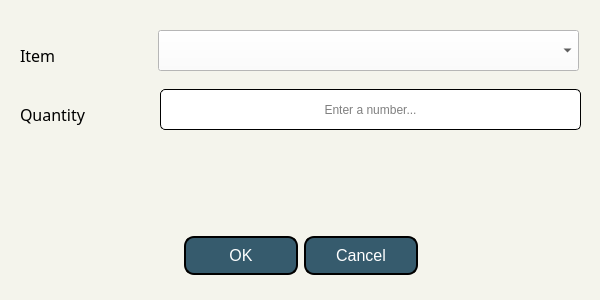
<?xml version="1.0" encoding="UTF-8"?>
<ui version="4.0">
 <class>decWastage</class>
 <widget class="QDialog" name="decWastage">
  <property name="geometry">
   <rect>
    <x>0</x>
    <y>0</y>
    <width>600</width>
    <height>300</height>
   </rect>
  </property>
  <property name="windowTitle">
   <string>Wastage</string>
  </property>
  <property name="styleSheet">
   <string notr="true">background-color: #f4f4ec;</string>
  </property>
  <widget class="QDialogButtonBox" name="buttonBox">
   <property name="geometry">
    <rect>
     <x>10</x>
     <y>230</y>
     <width>581</width>
     <height>51</height>
    </rect>
   </property>
   <property name="styleSheet">
    <string notr="true">QPushButton{
	background: #365b6d;
	color: white;
	border-style: outset;
	border-width: 2px;
	border-radius:10px;
	border-color: black;
	padding: 5px;
	height: 25px;
	width: 100px;
	font-size: 16px;
}
QPushButton:hover {
    background-color: #53786d;
	border: 2px solid black;
}
QPushButton:pressed {
    border-style: inset;
    background-color: #365b6d;
}</string>
   </property>
   <property name="orientation">
    <enum>Qt::Horizontal</enum>
   </property>
   <property name="standardButtons">
    <set>QDialogButtonBox::Cancel|QDialogButtonBox::Ok</set>
   </property>
   <property name="centerButtons">
    <bool>true</bool>
   </property>
  </widget>
  <widget class="QLineEdit" name="teAmount">
   <property name="geometry">
    <rect>
     <x>160</x>
     <y>89</y>
     <width>421</width>
     <height>41</height>
    </rect>
   </property>
   <property name="styleSheet">
    <string notr="true">background: white;
border: 1px solid black;
border-radius: 5px;</string>
   </property>
   <property name="alignment">
    <set>Qt::AlignCenter</set>
   </property>
   <property name="placeholderText">
    <string>Enter a number...</string>
   </property>
  </widget>
  <widget class="QWidget" name="verticalLayoutWidget">
   <property name="geometry">
    <rect>
     <x>20</x>
     <y>29</y>
     <width>131</width>
     <height>111</height>
    </rect>
   </property>
   <layout class="QVBoxLayout" name="verticalLayout">
    <item>
     <widget class="QLabel" name="label">
      <property name="font">
       <font>
        <family>Century Gothic</family>
        <pointsize>12</pointsize>
       </font>
      </property>
      <property name="text">
       <string>Item</string>
      </property>
      <property name="alignment">
       <set>Qt::AlignLeading|Qt::AlignLeft|Qt::AlignVCenter</set>
      </property>
     </widget>
    </item>
    <item>
     <widget class="QLabel" name="label_2">
      <property name="font">
       <font>
        <family>Century Gothic</family>
        <pointsize>12</pointsize>
       </font>
      </property>
      <property name="text">
       <string>Quantity</string>
      </property>
      <property name="alignment">
       <set>Qt::AlignLeading|Qt::AlignLeft|Qt::AlignVCenter</set>
      </property>
     </widget>
    </item>
   </layout>
  </widget>
  <widget class="QComboBox" name="cbItems">
   <property name="geometry">
    <rect>
     <x>158</x>
     <y>30</y>
     <width>421</width>
     <height>41</height>
    </rect>
   </property>
   <property name="font">
    <font>
     <family>Century Gothic</family>
     <pointsize>12</pointsize>
    </font>
   </property>
   <property name="styleSheet">
    <string notr="true">background: white;</string>
   </property>
  </widget>
  <widget class="QLabel" name="lblUnit">
   <property name="geometry">
    <rect>
     <x>160</x>
     <y>140</y>
     <width>421</width>
     <height>41</height>
    </rect>
   </property>
   <property name="font">
    <font>
     <family>Century Gothic</family>
     <pointsize>12</pointsize>
    </font>
   </property>
   <property name="text">
    <string/>
   </property>
   <property name="alignment">
    <set>Qt::AlignCenter</set>
   </property>
  </widget>
 </widget>
 <resources/>
 <connections>
  <connection>
   <sender>buttonBox</sender>
   <signal>accepted()</signal>
   <receiver>decWastage</receiver>
   <slot>accept()</slot>
   <hints>
    <hint type="sourcelabel">
     <x>248</x>
     <y>254</y>
    </hint>
    <hint type="destinationlabel">
     <x>157</x>
     <y>274</y>
    </hint>
   </hints>
  </connection>
  <connection>
   <sender>buttonBox</sender>
   <signal>rejected()</signal>
   <receiver>decWastage</receiver>
   <slot>reject()</slot>
   <hints>
    <hint type="sourcelabel">
     <x>316</x>
     <y>260</y>
    </hint>
    <hint type="destinationlabel">
     <x>286</x>
     <y>274</y>
    </hint>
   </hints>
  </connection>
 </connections>
</ui>
